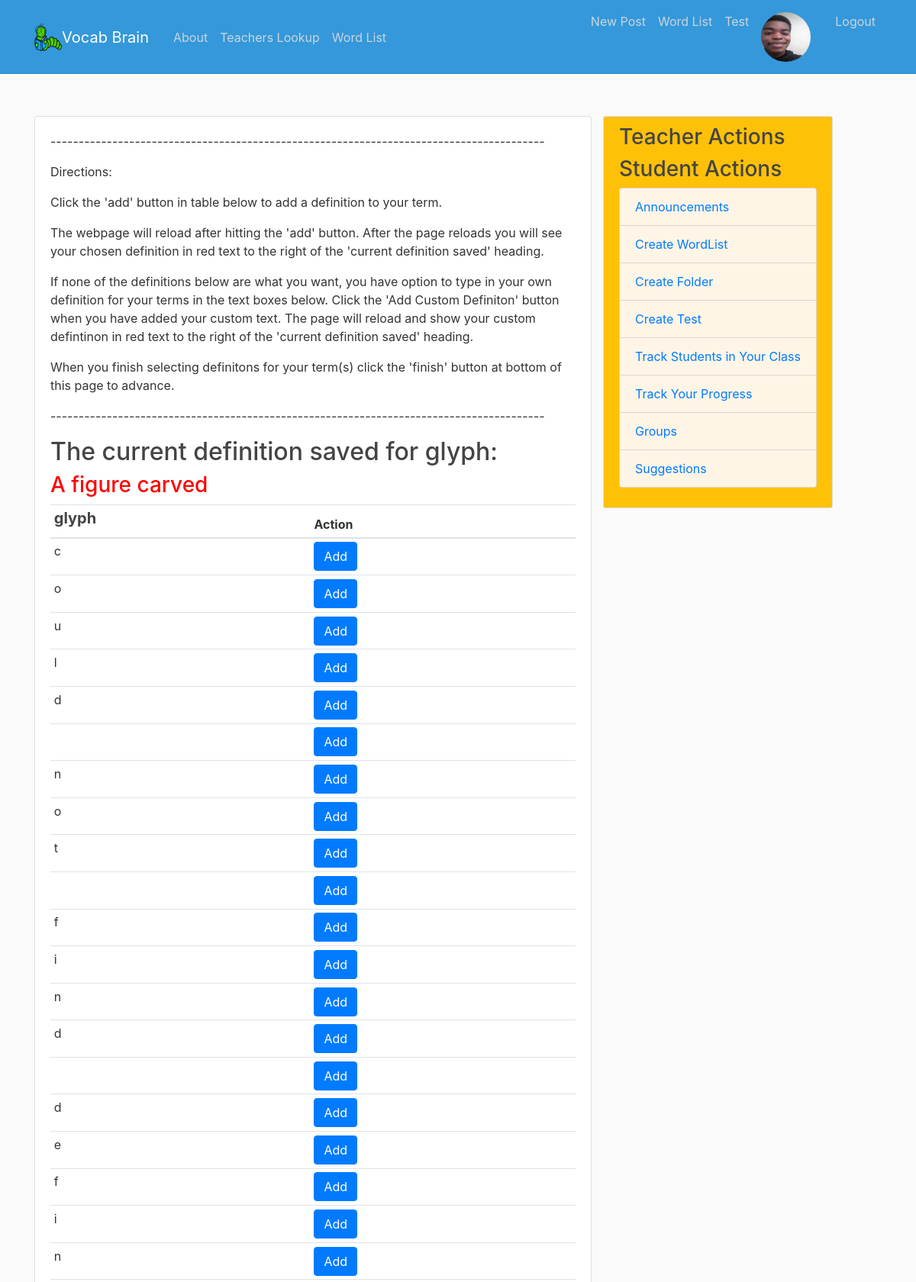
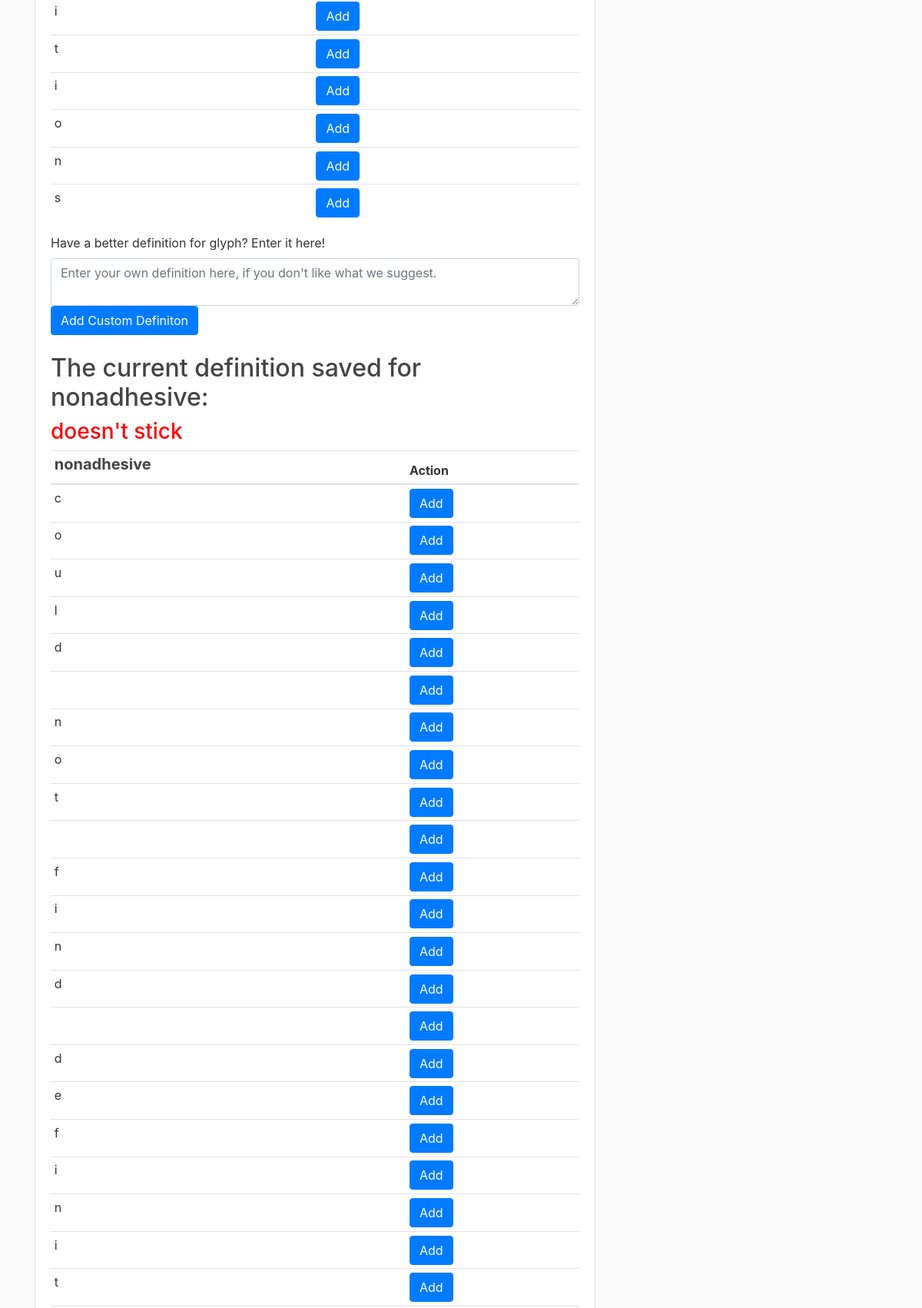
The app's page /word_list_defs/82/ (signed in, upper part) with its own data (2 pictures, top to bottom).
### users/models.py (models this page shows, shortened)
class Profile(models.Model):
    user = models.OneToOneField(User, on_delete=models.CASCADE)
    image = models.ImageField(default='default.jpeg', upload_to='profile_pics')

### blog/models.py (models this page shows, shortened)
class Word(models.Model):
    term = models.CharField(max_length=100)
    definition = models.CharField(max_length=150)
    sentence = models.CharField(max_length=300)
    wordlist = models.ForeignKey(WordList, on_delete=models.CASCADE)
    def __str__(self):
        return self.term.lower()
    def get_defs(term):
        parser = WiktionaryParser()
        lookup = parser.fetch(term)
        definitions = []
        try:
            for items in lookup:
                wordlist = (items['definitions'][0]['text'])
            for defs in wordlist:
                definitions.append(defs)
            return(definitions)
        except:
            return("could not find definitions")

### blog/views.py (the view, shortened to what this page needs)
# urls.py: path('word_list_defs/<int:pk>/', views.word_list_defs, name='word_list_defs'),
def word_list_defs(request, pk):
    wordlist = WordList.objects.get(pk=pk)
    a = wordlist.id
    words = Word.objects.filter(wordlist__id=pk)
    context = {
        'words': words
    }
    return render(request, 'blog/word_list_defs.html', context)

### blog/templates/blog/word_list_defs.html (shortened to what this page needs)
{% extends "blog/base.html" %}
{% block content%}
<div class = "row">
<div class = "col-md">
<div class = "card card-body">
<p>----------------------------------------------------------------------------------------</p>
<p>Directions:</p>
<p>Click the 'add' button in table below to add a definition to your term.
<p>The webpage will reload after hitting the 'add' button. After the page reloads you will see your chosen definition in red text to the right of the 'current definition saved' heading.</p>
<p> If none of the definitions below are what you want, you have option to type in your own definition for your terms in the text boxes below. Click the 'Add Custom Definiton' button when you have added your custom text. The page will reload and show your custom defintinon in red text to the right of the 'current definition saved' heading.</p>
<p>When you finish selecting definitons for your term(s) click the 'finish' button at bottom of this page to advance.</p>
<p>----------------------------------------------------------------------------------------</p>
{% for word in words %}
<h2> The current definition saved for {{word}}:</h2>
<h3 style="color:red">   {{word.definition}}  </h3>
<table class = "table table-sm">
		<thead>
			<tr>
				<th> <h5 class="font-weight-bold">{{word}}</h5> </th>
				<th> Action </th>
			</tr>
		</thead>
		<tbody>
			{% for def in word.get_defs %}
			<tr>
				<td> {{def}} </td>
				<td>
					<form method = "POST">{% csrf_token %}
              <button class="btn btn-primary" type="submit" name="term_def" value= "{{def}}" onclick="myFunction()" >Add</button>
              	</form>
          </td>
			</tr>
			{% endfor %}
	</tbody>
	</table>
	<form method = "POST">{% csrf_token %}
		<div class="form-group">
   		<label for="exampleFormControlTextarea1">Have a better definition for {{word}}? Enter it here!</label>
  		<textarea class="form-control" name="text_input" rows="2" value="{{text_input}}" placeholder="Enter your own definition here, if you don't like what we suggest."></textarea>
    	<button type="submit" class="btn btn-primary mb-2">Add Custom Definiton</button>
  		</div>
	</form>
{% endfor %}
</div>
</div>
</div>
{% endblock content %}

### blog/templates/blog/base.html (shortened to what this page needs)
{% load static %}
<!DOCTYPE html>
<html>
<head>
    <link rel="stylesheet" href="https://maxcdn.bootstrapcdn.com/bootstrap/4.0.0/css/bootstrap.min.css">
<link rel="stylesheet" type="text/css" href="{% static 'blog/main.css'%}">
<link rel="stylesheet" type="text/css" href="https://cdn.datatables.net/v/bs4/dt-1.10.21/datatables.min.css"/>
</head>
<body>
    <header class="site-header">
  <nav class="navbar navbar-expand-md navbar-dark box-shadow fixed-top" style="background-color: #3498DB;">
    <div class="container">
      <img src="{% static "img/bookworm.png" %}" alt="" width="36" height="36" viewBox="0 0 612 612">
      <a class="navbar-brand mr-4" href="{% url 'blog-home' %}">Vocab Brain </a>
      <div class="collapse navbar-collapse" id="navbarToggle">
        <div class="navbar-nav mr-auto">
          <a class="nav-item nav-link" href="{% url 'blog-about' %}">About</a>
          {% if user.is_authenticated %}
                {% for group in user.groups.all %}
                      {% if group.name == 'Student' %}
          <a class="nav-item nav-link" href="{% url 'blog-teacher_lookup' %}">Teachers Lookup</a>
          <a class="nav-item nav-link" href="{% url 'blog-temp' %}">Word List</a>
          {% endif %}
          {%  endfor %}
          {% endif %}
        </div>
        <div class="navbar-nav">
          {% if user.is_authenticated %}
          {% if user.is_superuser %}
          <a class="nav-item nav-link" href="{% url 'post-create' %}">New Post</a>
          {% endif %}
            {% for group in user.groups.all %}
            {% if group.name == 'Teacher' %}
          <a class="nav-item nav-link" href="{% url 'blog-temp' %}">Word List</a>
          <a class="nav-item nav-link" href="{% url 'blog-temp2' %}">Test</a>
          {% endif %}
          {% endfor %}
          <a class="nav-item nav-link" href="{% url 'profile' %}">
            <img class="rounded-circle article-img" src="{{ request.user.profile.image.url }}" id="img">
          </a>
          <a class="nav-item nav-link" href="{% url 'logout' %}">Logout</a>
          {% else %}
          <a class="nav-item nav-link" href="{% url 'login' %}">Login</a>
          <a class="nav-item nav-link" href="{% url 'register' %}">Register</a>
          {% endif %}
        </div>
      </div>
    </div>
  </nav>
<br><br><br>
</header>
    <main role="main" class="container">
  <div class="row">
    <div class="col-md-8">
      {% block content %}{% endblock %}
    </div>
    <div class="col-md-0">
      <div class="content-section" div id= "sidebar" style="background-color: #FFC107;">
        {%block sidebar%}
        {% if user.is_authenticated %}
                {% for group in user.groups.all %}
                      {% if group.name == 'Teacher' %}
        <h3>Teacher Actions</h3>
           {% else %}
           {% if group.name == 'Student' %}
            <h3>Student Actions</h3>
             {% endif %}
          {% endif %}
          {% endfor %}
          {% endif %}
          <ul class="list-group" >
            <li class="list-group-item list-group-item-light" style="background-color: #FEF5E7;color: blue;"><a href="{% url 'blog-announce' %}" > Announcements</a></li>
            {% if user.is_authenticated %}
                {% for group in user.groups.all %}
                      {% if group.name == 'Teacher' %}
                      <li class="list-group-item list-group-item-light" style="background-color: #FEF5E7;color: blue;"><a href="{% url 'list-create' %}" >Create WordList</a></li>
                       <li class="list-group-item list-group-item-light" style="background-color: #FEF5E7;color: blue;"><a href="{% url 'folder-create' %}" >Create Folder</a></li>
                      <li class="list-group-item list-group-item-light" style="background-color: #FEF5E7;color: blue;"><a href="{% url 'test-create' %}" >Create Test</a></li>
                      <li class="list-group-item list-group-item-light" style="background-color: #FEF5E7;color: blue;"><a href="{% url 'blog-student_tracker' %}" >Track Students in Your Class</a></li>
                      {% endif %}
                      {% if group.name == 'Student' %}
                      <li class="list-group-item list-group-item-light" style="background-color: #FEF5E7;color: blue;"><a href="{% url 'blog-track_progress' %}" >Track Your Progress</a></li>
                      <li class="list-group-item list-group-item-light" style="background-color: #FEF5E7;color: blue;"><a href="{% url 'blog-groups' %}" >Groups</a></li>
                      {% endif %}
                          {% endfor %}
                            {% endif %}
            <li class="list-group-item list-group-item-light" style="background-color: #FEF5E7;color: blue;"><a href="{% url 'blog-suggest' %}" >Suggestions</a></li>
          </ul>
        {% endblock %}
      </div>
  </div>
  </div>
<br><br><br><br>
</main>
</body>
</html>

### blog/static/blog/main.css (style rules this page uses)
body { background: #fafafa; color: #333333; margin-top: 5rem; }
h1, h2, h3, h4, h5, h6 { color: #444444; }
ul { margin: 0; }
.site-header .navbar-nav .nav-link { color: #cbd5db; }
.content-section { background: #ffffff; padding: 10px 20px; border: 1px solid #dddddd; border-radius: 3px; margin-bottom: 20px; }
.article-img { height: 65px; width: 65px; margin-right: 16px; }

### records on screen
Word: term "glyph", definition "A figure carved", get_defs "c" "o" "u" "l" "d" "n" "o" "t" "f" "i" "n" "d" "d" "e" "f" "i" "n" "i" "t" "i" "o" "n" "s", text_input "Enter your own definition here, if you don't like what we suggest."
Word: term "nonadhesive", definition "doesn't stick", get_defs "c" "o" "u" "l" "d" "n" "o" "t" "f" "i" "n" "d" "d" "e" "f" "i" "n" "i" "t"
